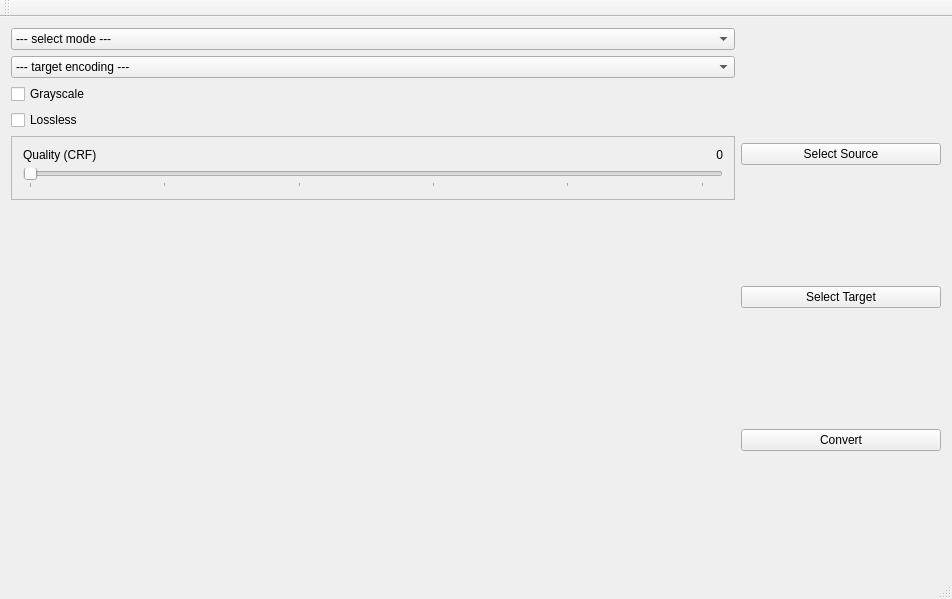
<?xml version="1.0" encoding="UTF-8"?>
<ui version="4.0">
 <class>FFMPEG_WRAPPER</class>
 <widget class="QMainWindow" name="FFMPEG_WRAPPER">
  <property name="geometry">
   <rect>
    <x>0</x>
    <y>0</y>
    <width>952</width>
    <height>599</height>
   </rect>
  </property>
  <property name="sizePolicy">
   <sizepolicy hsizetype="Expanding" vsizetype="Expanding">
    <horstretch>0</horstretch>
    <verstretch>0</verstretch>
   </sizepolicy>
  </property>
  <property name="windowTitle">
   <string>FFMPEG_WRAPPER</string>
  </property>
  <widget class="QWidget" name="centralWidget">
   <layout class="QHBoxLayout" name="horizontalLayout_2">
    <item>
     <layout class="QVBoxLayout" name="verticalLayout_3">
      <item>
       <widget class="QComboBox" name="mainModeComboBox">
        <item>
         <property name="text">
          <string>--- select mode ---</string>
         </property>
        </item>
        <item>
         <property name="text">
          <string>Single Video</string>
         </property>
        </item>
        <item>
         <property name="text">
          <string>Folder Crawler</string>
         </property>
        </item>
       </widget>
      </item>
      <item>
       <widget class="QComboBox" name="mainEncodingComboBox">
        <item>
         <property name="text">
          <string>--- target encoding ---</string>
         </property>
        </item>
        <item>
         <property name="text">
          <string>AVI</string>
         </property>
        </item>
        <item>
         <property name="text">
          <string>MP4 (H265)</string>
         </property>
        </item>
       </widget>
      </item>
      <item>
       <widget class="QCheckBox" name="mainGrayscaleCheckBox">
        <property name="text">
         <string>Grayscale</string>
        </property>
       </widget>
      </item>
      <item>
       <widget class="QCheckBox" name="mainLosslessCheckBox">
        <property name="text">
         <string>Lossless</string>
        </property>
       </widget>
      </item>
      <item>
       <widget class="QFrame" name="frame">
        <property name="frameShape">
         <enum>QFrame::StyledPanel</enum>
        </property>
        <property name="frameShadow">
         <enum>QFrame::Raised</enum>
        </property>
        <layout class="QVBoxLayout" name="verticalLayout">
         <item>
          <layout class="QHBoxLayout" name="horizontalLayout">
           <item>
            <widget class="QLabel" name="mainQuality1Label">
             <property name="text">
              <string>Quality (CRF)</string>
             </property>
            </widget>
           </item>
           <item>
            <widget class="QLabel" name="mainQuality2Label">
             <property name="text">
              <string>0</string>
             </property>
             <property name="alignment">
              <set>Qt::AlignRight|Qt::AlignTrailing|Qt::AlignVCenter</set>
             </property>
            </widget>
           </item>
          </layout>
         </item>
         <item>
          <widget class="QSlider" name="mainQualityCRFSlider">
           <property name="autoFillBackground">
            <bool>true</bool>
           </property>
           <property name="maximum">
            <number>51</number>
           </property>
           <property name="orientation">
            <enum>Qt::Horizontal</enum>
           </property>
           <property name="tickPosition">
            <enum>QSlider::TicksBelow</enum>
           </property>
           <property name="tickInterval">
            <number>10</number>
           </property>
          </widget>
         </item>
        </layout>
       </widget>
      </item>
      <item>
       <spacer name="verticalSpacer">
        <property name="orientation">
         <enum>Qt::Vertical</enum>
        </property>
        <property name="sizeHint" stdset="0">
         <size>
          <width>20</width>
          <height>40</height>
         </size>
        </property>
       </spacer>
      </item>
     </layout>
    </item>
    <item>
     <layout class="QVBoxLayout" name="verticalLayout_4">
      <item>
       <widget class="QPushButton" name="mainSourceButton">
        <property name="minimumSize">
         <size>
          <width>200</width>
          <height>0</height>
         </size>
        </property>
        <property name="text">
         <string>Select Source</string>
        </property>
       </widget>
      </item>
      <item>
       <widget class="QPushButton" name="mainTargetButton">
        <property name="text">
         <string>Select Target</string>
        </property>
       </widget>
      </item>
      <item>
       <widget class="QPushButton" name="mainConvertButton">
        <property name="text">
         <string>Convert</string>
        </property>
       </widget>
      </item>
     </layout>
    </item>
   </layout>
  </widget>
  <widget class="QMenuBar" name="menuBar">
   <property name="geometry">
    <rect>
     <x>0</x>
     <y>0</y>
     <width>952</width>
     <height>29</height>
    </rect>
   </property>
  </widget>
  <widget class="QToolBar" name="mainToolBar">
   <attribute name="toolBarArea">
    <enum>TopToolBarArea</enum>
   </attribute>
   <attribute name="toolBarBreak">
    <bool>false</bool>
   </attribute>
  </widget>
  <widget class="QStatusBar" name="statusBar"/>
 </widget>
 <layoutdefault spacing="6" margin="11"/>
 <resources/>
 <connections/>
</ui>
